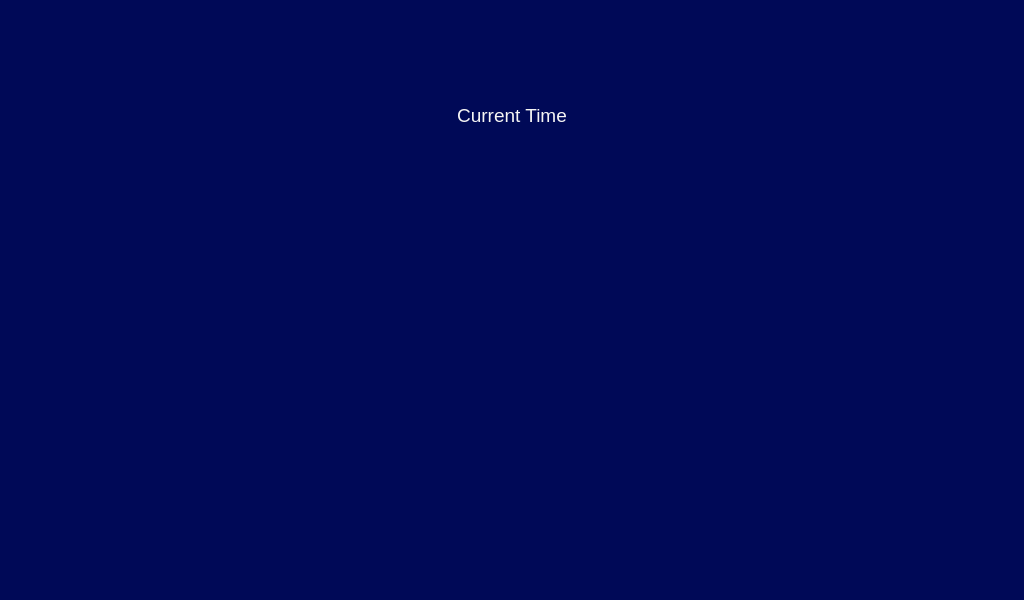
<?xml version="1.0" encoding="UTF-8"?>
<ui version="4.0">
 <class>CarCluster</class>
 <widget class="QMainWindow" name="CarCluster">
  <property name="geometry">
   <rect>
    <x>0</x>
    <y>0</y>
    <width>1024</width>
    <height>600</height>
   </rect>
  </property>
  <property name="windowTitle">
   <string>CarCluster</string>
  </property>
  <property name="styleSheet">
   <string notr="true">background-color: transparent;</string>
  </property>
  <widget class="QWidget" name="clusterWindowWidget">
   <property name="autoFillBackground">
    <bool>false</bool>
   </property>
   <property name="styleSheet">
    <string notr="true">background-color: #000957;</string>
   </property>
   <widget class="QWidget" name="speedMeterWidget" native="true">
    <property name="geometry">
     <rect>
      <x>644</x>
      <y>230</y>
      <width>290</width>
      <height>300</height>
     </rect>
    </property>
    <property name="styleSheet">
     <string notr="true">background-color: transparent;</string>
    </property>
   </widget>
   <widget class="QWidget" name="rpmMeterWidget" native="true">
    <property name="geometry">
     <rect>
      <x>80</x>
      <y>230</y>
      <width>300</width>
      <height>300</height>
     </rect>
    </property>
    <property name="styleSheet">
     <string notr="true">background-color: transparent;</string>
    </property>
   </widget>
   <widget class="QLabel" name="systemInfoLabel">
    <property name="geometry">
     <rect>
      <x>312</x>
      <y>50</y>
      <width>400</width>
      <height>130</height>
     </rect>
    </property>
    <property name="font">
     <font>
      <pointsize>14</pointsize>
     </font>
    </property>
    <property name="layoutDirection">
     <enum>Qt::LeftToRight</enum>
    </property>
    <property name="autoFillBackground">
     <bool>false</bool>
    </property>
    <property name="styleSheet">
     <string notr="true">color: rgb(246, 245, 244); background-color: transparent</string>
    </property>
    <property name="text">
     <string>Current Time</string>
    </property>
    <property name="alignment">
     <set>Qt::AlignCenter</set>
    </property>
   </widget>
  </widget>
 </widget>
 <resources/>
 <connections/>
</ui>
